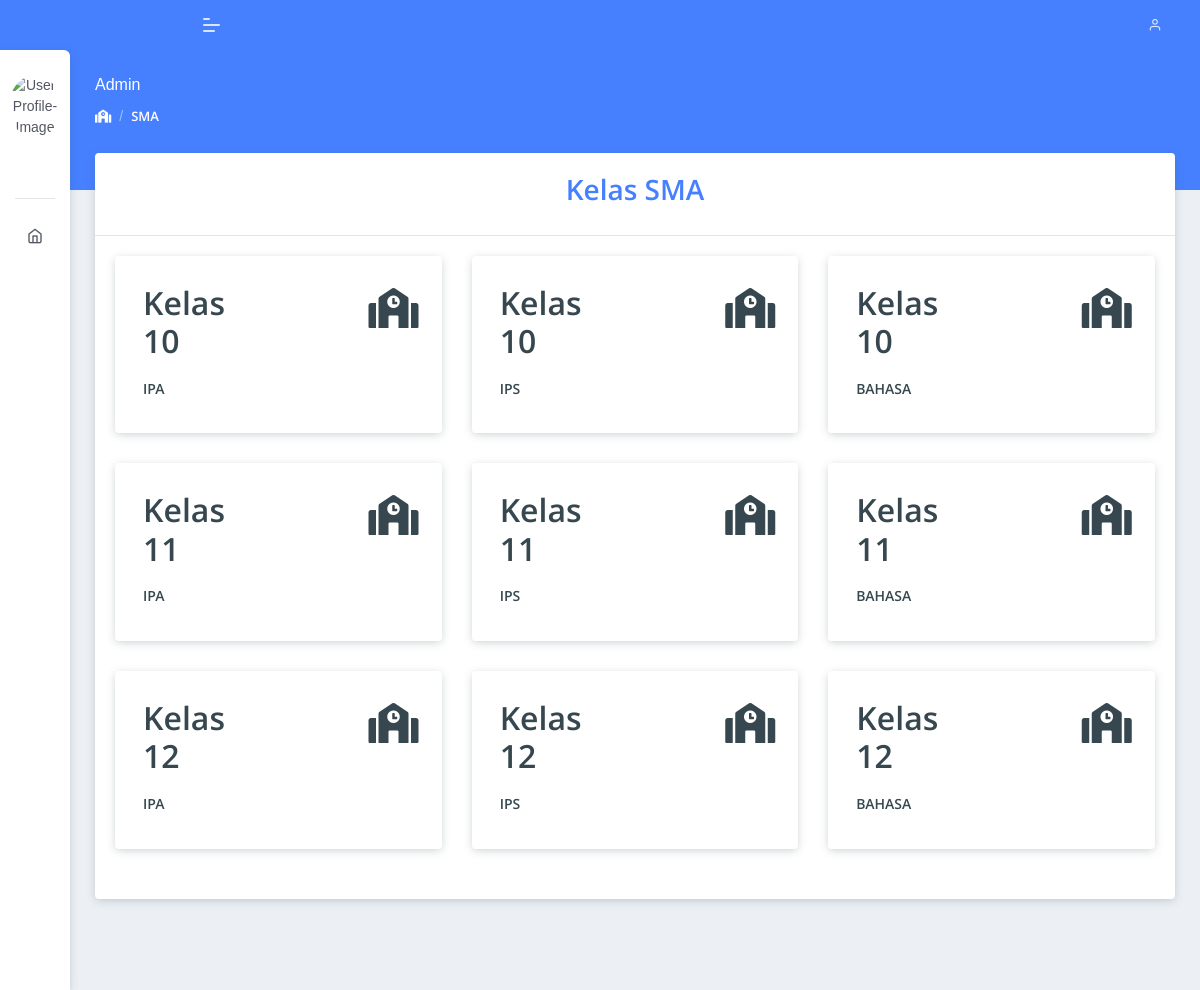
The page /index.php/kelas/SMA on the database its author committed.
### tables this page shows
CREATE TABLE `tb_kelas` (
  `id_kelas` int(11) NOT NULL,
  `jenjang_id` int(11) DEFAULT NULL,
  `nama_kelas` varchar(128) NOT NULL,
  `jurusan` varchar(128) DEFAULT NULL
);

### application/libraries/Template.php (called while the page is built, shortened)
<?php
class Template
{
  var $template_data = [];
  public function set($name, $value)
  {
    $this->template_data[$name] = $value;
  }
  public function load($template = '', $view = '', $view_data = [], $return = FALSE)
  {
    $this->CI = &get_instance();
    $this->set('contents', $this->CI->load->view($view, $view_data, TRUE));
    return $this->CI->load->view($template, $this->template_data, $return);
  }
}

### application/controllers/Kelas.php (called while the page is built, shortened)
<?php
class Kelas extends CI_Controller
{
  public function SMA()
  {
    $data['jenjang'] = 'SMA' or 3;
    $data['kelas'] = $this->kelas->get(null, "SMA")->result();
    $this->template->load('template', 'master/tes-menu/kelas', $data);
  }
}

### index.php (called while the page is built, shortened)
<?php
require_once BASEPATH.'core/CodeIgniter.php';

### application/models/Kelas_model.php (called while the page is built, shortened)
<?php
class Kelas_model extends CI_Model
{
  public function get($id = null, $jenjang_id = null)
  {
    if ($jenjang_id == "SD" or $jenjang_id == 1) {
      $this->db->where("id_kelas <= 6");
    } elseif ($jenjang_id == "SMP" or $jenjang_id == 2) {
      $this->db->where("id_kelas >= 7");
      $this->db->where("id_kelas <= 9");
    } elseif ($jenjang_id == "SMA" or $jenjang_id == 3) {
      $this->db->where("id_kelas >= 10");
      $this->db->where("id_kelas <= 18");
    } else if ($jenjang_id == "SBM" or $jenjang_id == 4) {
      $this->db->where("id_kelas >= 19");
      $this->db->where("id_kelas <= 20");
    } else if ($jenjang_id == "Kedinasan" or $jenjang_id == 4) {
      $this->db->where("id_kelas >= 21");
      $this->db->where("id_kelas <= 23");
    }
    $query = $this->db->get('tb_kelas');
    return $query;
  }
}

### application/views/master/tes-menu/kelas.php (the view, shortened to what this page needs)
<div class="page-header">
  <div class="page-block">
    <div class="row align-items-center">
      <div class="col-md-12">
        <div class="page-header-title">
          <h5 class="m-b-10">Admin</h5>
        </div>
        <ul class="breadcrumb">
          <li class="breadcrumb-item"><a href="#!"><i class="fas fa-school"></i></a></li>
          <li class="breadcrumb-item"><a href="#!"><?= $jenjang; ?></a></li>
        </ul>
      </div>
    </div>
  </div>
</div>
<div class="row admin-isi">
  <div class="col-sm-12">
    <div class="card">
      <div class="card-header text-center">
        <h3 class="text-primary"><strong>Kelas <?= $jenjang; ?></strong></h3>
      </div>
      <div class="card-body">
        <div class="row">
          <?php foreach ($kelas as $key) { ?>
            <?php if ($key->id_kelas > 9) { ?>
              <div class="col-lg-4">
                <div class="card p-2">
                  <a class="card-block stretched-link text-decoration-none" href="<?= site_url("mapel/$jenjang/") . $key->id_kelas; ?>">
                    <div class="row">
                      <div class="col-sm-6">
                        <h2 class="card-title"><?= $key->nama_kelas; ?></h2>
                        <h6><?= $key->jurusan; ?></h6>
                      </div>
                      <div class="col-sm-3 offset-sm-3">
                        <h1><i class="fas fa-school"></i></h1>
                      </div>
                    </div>
                  </a>
                </div>
              </div>
            <?php } ?>
          <?php } ?>
        </div>
      </div>
    </div>
  </div>
</div>

### rows shown on the page
tb_kelas: nama_kelas "Kelas 10", jurusan "IPA"
tb_kelas: nama_kelas "Kelas 10", jurusan "IPS"
tb_kelas: nama_kelas "Kelas 10", jurusan "BAHASA"
tb_kelas: nama_kelas "Kelas 11", jurusan "IPA"
tb_kelas: nama_kelas "Kelas 11", jurusan "IPS"
tb_kelas: nama_kelas "Kelas 11", jurusan "BAHASA"
tb_kelas: nama_kelas "Kelas 12", jurusan "IPA"
tb_kelas: nama_kelas "Kelas 12", jurusan "IPS"
tb_kelas: nama_kelas "Kelas 12", jurusan "BAHASA"

### other values the page prints
$jenjang "SMA"
